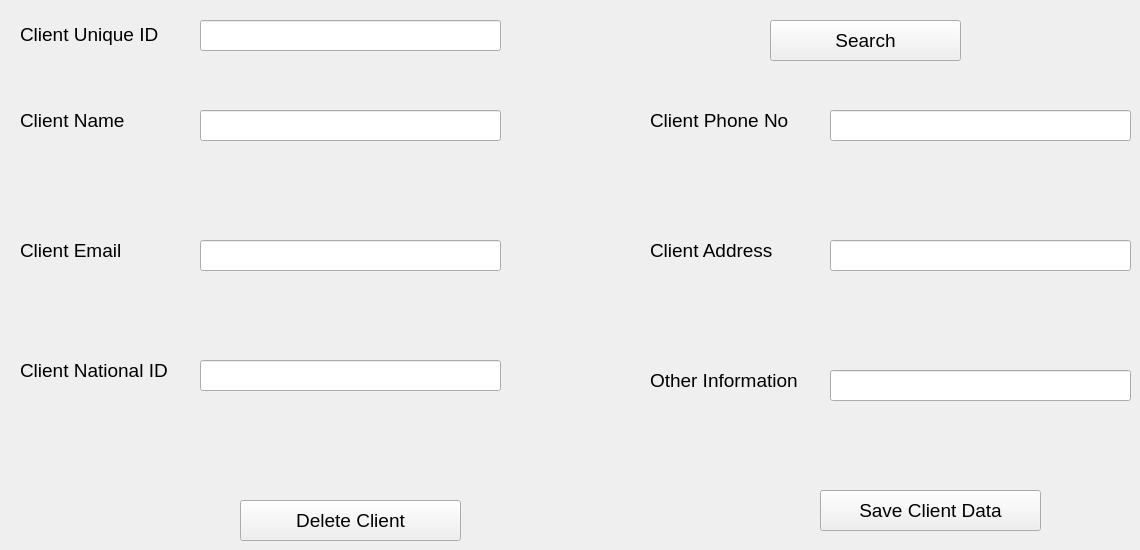
      <widget class="QWidget" name="tab_14">
       <attribute name="title">
        <string>Edit or Delete A Client </string>
       </attribute>
       <widget class="QPushButton" name="pushButton_25">
        <property name="geometry">
         <rect>
          <x>770</x>
          <y>20</y>
          <width>191</width>
          <height>41</height>
         </rect>
        </property>
        <property name="font">
         <font>
          <pointsize>14</pointsize>
         </font>
        </property>
        <property name="text">
         <string>Search</string>
        </property>
       </widget>
       <widget class="QLabel" name="label_43">
        <property name="geometry">
         <rect>
          <x>20</x>
          <y>19</y>
          <width>161</width>
          <height>31</height>
         </rect>
        </property>
        <property name="font">
         <font>
          <pointsize>14</pointsize>
         </font>
        </property>
        <property name="text">
         <string>Client Unique ID</string>
        </property>
       </widget>
       <widget class="QLineEdit" name="lineEdit_28">
        <property name="geometry">
         <rect>
          <x>200</x>
          <y>20</y>
          <width>301</width>
          <height>31</height>
         </rect>
        </property>
       </widget>
       <widget class="QLineEdit" name="lineEdit_30">
        <property name="geometry">
         <rect>
          <x>200</x>
          <y>360</y>
          <width>301</width>
          <height>31</height>
         </rect>
        </property>
       </widget>
       <widget class="QPushButton" name="pushButton_23">
        <property name="geometry">
         <rect>
          <x>820</x>
          <y>490</y>
          <width>221</width>
          <height>41</height>
         </rect>
        </property>
        <property name="font">
         <font>
          <pointsize>14</pointsize>
         </font>
        </property>
        <property name="text">
         <string>Save Client Data</string>
        </property>
       </widget>
       <widget class="QLabel" name="label_34">
        <property name="geometry">
         <rect>
          <x>20</x>
          <y>360</y>
          <width>161</width>
          <height>20</height>
         </rect>
        </property>
        <property name="font">
         <font>
          <pointsize>14</pointsize>
         </font>
        </property>
        <property name="text">
         <string>Client National ID</string>
        </property>
       </widget>
       <widget class="QLabel" name="label_35">
        <property name="geometry">
         <rect>
          <x>20</x>
          <y>240</y>
          <width>131</width>
          <height>20</height>
         </rect>
        </property>
        <property name="font">
         <font>
          <pointsize>14</pointsize>
         </font>
        </property>
        <property name="text">
         <string>Client Email</string>
        </property>
       </widget>
       <widget class="QLineEdit" name="lineEdit_22">
        <property name="geometry">
         <rect>
          <x>200</x>
          <y>110</y>
          <width>301</width>
          <height>31</height>
         </rect>
        </property>
       </widget>
       <widget class="QLineEdit" name="lineEdit_26">
        <property name="geometry">
         <rect>
          <x>200</x>
          <y>240</y>
          <width>301</width>
          <height>31</height>
         </rect>
        </property>
       </widget>
       <widget class="QLabel" name="label_36">
        <property name="geometry">
         <rect>
          <x>20</x>
          <y>110</y>
          <width>121</width>
          <height>20</height>
         </rect>
        </property>
        <property name="font">
         <font>
          <pointsize>14</pointsize>
         </font>
        </property>
        <property name="text">
         <string>Client Name</string>
        </property>
       </widget>
       <widget class="QPushButton" name="pushButton_24">
        <property name="geometry">
         <rect>
          <x>240</x>
          <y>500</y>
          <width>221</width>
          <height>41</height>
         </rect>
        </property>
        <property name="font">
         <font>
          <pointsize>14</pointsize>
         </font>
        </property>
        <property name="text">
         <string>Delete Client</string>
        </property>
       </widget>
       <widget class="QLabel" name="label_49">
        <property name="geometry">
         <rect>
          <x>650</x>
          <y>240</y>
          <width>151</width>
          <height>20</height>
         </rect>
        </property>
        <property name="font">
         <font>
          <pointsize>14</pointsize>
         </font>
        </property>
        <property name="text">
         <string>Client Address</string>
        </property>
       </widget>
       <widget class="QLineEdit" name="lineEdit_41">
        <property name="geometry">
         <rect>
          <x>830</x>
          <y>240</y>
          <width>301</width>
          <height>31</height>
         </rect>
        </property>
        <property name="text">
         <string/>
        </property>
       </widget>
       <widget class="QLineEdit" name="lineEdit_42">
        <property name="geometry">
         <rect>
          <x>830</x>
          <y>370</y>
          <width>301</width>
          <height>31</height>
         </rect>
        </property>
        <property name="text">
         <string/>
        </property>
       </widget>
       <widget class="QLabel" name="label_50">
        <property name="geometry">
         <rect>
          <x>650</x>
          <y>110</y>
          <width>151</width>
          <height>20</height>
         </rect>
        </property>
        <property name="font">
         <font>
          <pointsize>14</pointsize>
         </font>
        </property>
        <property name="text">
         <string>Client Phone No</string>
        </property>
       </widget>
       <widget class="QLineEdit" name="lineEdit_43">
        <property name="geometry">
         <rect>
          <x>830</x>
          <y>110</y>
          <width>301</width>
          <height>31</height>
         </rect>
        </property>
        <property name="text">
         <string/>
        </property>
       </widget>
       <widget class="QLabel" name="label_51">
        <property name="geometry">
         <rect>
          <x>650</x>
          <y>370</y>
          <width>161</width>
          <height>20</height>
         </rect>
        </property>
        <property name="font">
         <font>
          <pointsize>14</pointsize>
         </font>
        </property>
        <property name="text">
         <string>Other Information</string>
        </property>
       </widget>
      </widget>
